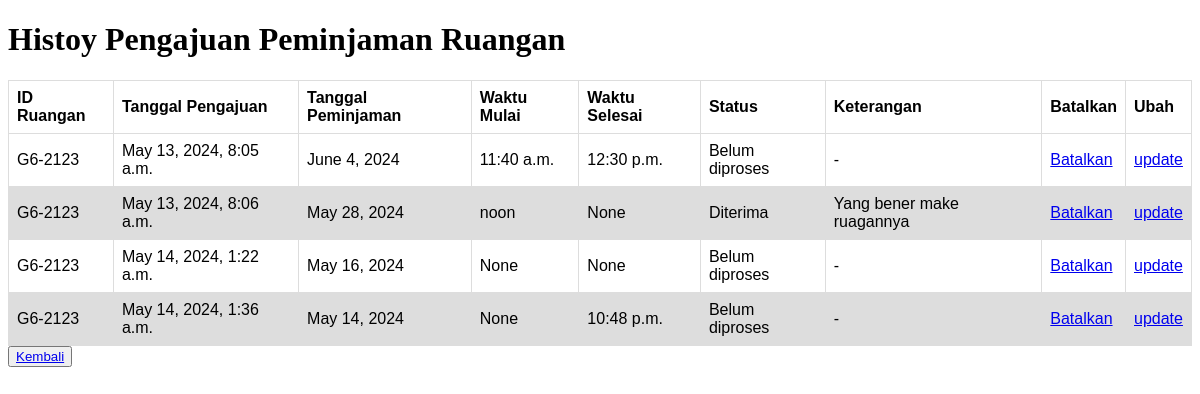
Before: /History/ with the older database file.
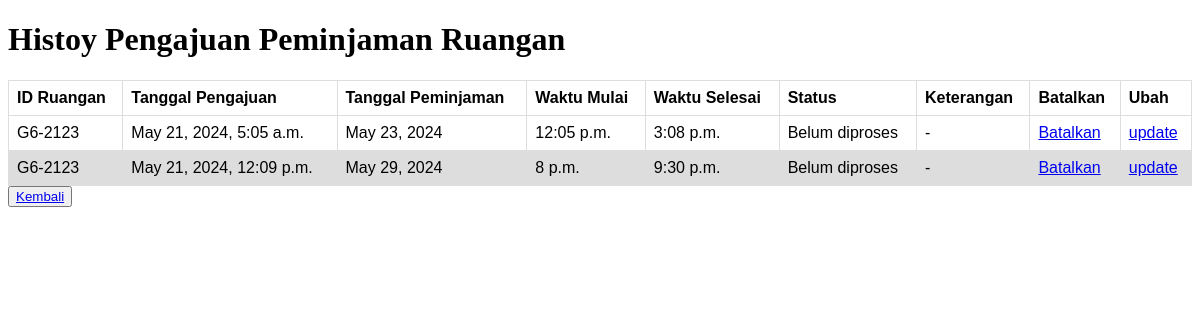
After: the same page with the newer database file.
### Reservation/models.py (models this page shows, shortened)
class Reservasi(models.Model):
    idRuangan = models.CharField(max_length=200)
    Tanggal_Pengajuan = models.DateTimeField(auto_now_add=True)
    Tanggal_Penggunaan = models.DateField()
    Waktu_Mulai = models.TimeField()
    Waktu_Selesai = models.TimeField()
    status_choices = [
        ('Kosong', 'Kosong'),
        ('Dalam proses', 'Dalam proses'),
        ('Diterima', 'Diterima'),
        ('Ditolak', 'Ditolak'),
    ]
    status = models.CharField(max_length=20, choices=status_choices, default='Belum diproses')
    Keterangan = models.CharField(max_length=500, default='-')
    Nama_Peminjam= models.CharField(max_length=200)

### History/views.py (the view)
# urls.py: path('', views.index),
def index(request):
    detail_history = Reservasi.objects.all()
    context = {
        "title" : "Eduroom",
        "history": detail_history
    }
    return render(request, "History/index.html", context)

### History/templates/History/index.html (shortened to what this page needs)
<!DOCTYPE html>
<html lang="en">
<head>
</head>
<body>
    <h1>Histoy Pengajuan Peminjaman Ruangan</h1>
    <table>
        <thead>
            <tr>
                <th>ID Ruangan </th>
                <th>Tanggal Pengajuan</th>
                <th>Tanggal Peminjaman</th>
                <th>Waktu Mulai</th>
                <th>Waktu Selesai</th>
                <th>Status</th>
                <th>Keterangan</th>
                <th>Batalkan</th>
                <th>Ubah</th>
            </tr>
        </thead>
        <tbody>
            {%for hist in history %}
                <tr>
                    <td>{{hist.idRuangan}}</td>
                    <td>{{hist.Tanggal_Pengajuan}}</td>
                    <td>{{hist.Tanggal_Penggunaan}}</td>
                    <td>{{hist.Waktu_Mulai}}</td>
                    <td>{{hist.Waktu_Selesai}}</td>
                    <td>{{hist.status}}</td>
                    <td>{{hist.Keterangan}}</td>
                    <td><a href="{% url 'delete' hist.id %}">Batalkan</a></td>
                    <td><a href="{% url 'update' hist.id %}">update</a></td>
                </tr>
            {%endfor%}
        </tbody>
    </table>
    <button><a href="/Dashboard/">Kembali</a></button>
</body>
</html>

### History/templates/History/index.html (style rules this page uses)
table { font-family: arial, sans-serif; border-collapse: collapse; width: 100%; }
td, th { border: 1px solid #dddddd; text-align: left; padding: 8px; }
tr:nth-child(even) { background-color: #dddddd; }

Changed rows visible on the page:
removed Reservasi: idRuangan "G6-2123", Tanggal_Pengajuan "May 13, 2024, 8:05 a.m.", Tanggal_Penggunaan "June 4, 2024", Waktu_Mulai "11:40 a.m.", Waktu_Selesai "12:30 p.m.", status "Belum diproses", Keterangan "-"
removed Reservasi: idRuangan "G6-2123", Tanggal_Pengajuan "May 13, 2024, 8:06 a.m.", Tanggal_Penggunaan "May 28, 2024", Waktu_Mulai "noon", Waktu_Selesai "None", status "Diterima", Keterangan "Yang bener make ruagannya"
removed Reservasi: idRuangan "G6-2123", Tanggal_Pengajuan "May 14, 2024, 1:22 a.m.", Tanggal_Penggunaan "May 16, 2024", Waktu_Mulai "None", Waktu_Selesai "None", status "Belum diproses", Keterangan "-"
removed Reservasi: idRuangan "G6-2123", Tanggal_Pengajuan "May 14, 2024, 1:36 a.m.", Tanggal_Penggunaan "May 14, 2024", Waktu_Mulai "None", Waktu_Selesai "10:48 p.m.", status "Belum diproses", Keterangan "-"
added Reservasi: idRuangan "G6-2123", Tanggal_Pengajuan "May 21, 2024, 5:05 a.m.", Tanggal_Penggunaan "May 23, 2024", Waktu_Mulai "12:05 p.m.", Waktu_Selesai "3:08 p.m.", status "Belum diproses", Keterangan "-"
added Reservasi: idRuangan "G6-2123", Tanggal_Pengajuan "May 21, 2024, 12:09 p.m.", Tanggal_Penggunaan "May 29, 2024", Waktu_Mulai "8 p.m.", Waktu_Selesai "9:30 p.m.", status "Belum diproses", Keterangan "-"
